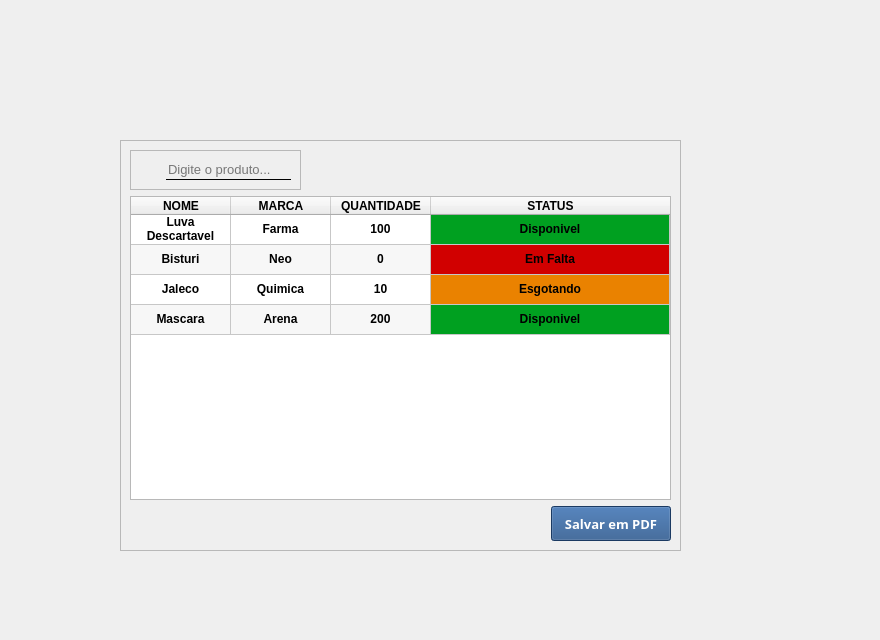
    <widget class="QWidget" name="pag_relatorio">
     <widget class="QFrame" name="frame_tabelaRelatorio">
      <property name="geometry">
       <rect>
        <x>120</x>
        <y>140</y>
        <width>561</width>
        <height>411</height>
       </rect>
      </property>
      <property name="frameShape">
       <enum>QFrame::StyledPanel</enum>
      </property>
      <property name="frameShadow">
       <enum>QFrame::Raised</enum>
      </property>
      <layout class="QVBoxLayout" name="verticalLayout_3">
       <item alignment="Qt::AlignLeft">
        <widget class="QFrame" name="frame_pesquisa">
         <property name="frameShape">
          <enum>QFrame::StyledPanel</enum>
         </property>
         <property name="frameShadow">
          <enum>QFrame::Raised</enum>
         </property>
         <layout class="QHBoxLayout" name="horizontalLayout">
          <item>
           <widget class="QLabel" name="img_pesquisar">
            <property name="minimumSize">
             <size>
              <width>20</width>
              <height>20</height>
             </size>
            </property>
            <property name="maximumSize">
             <size>
              <width>20</width>
              <height>20</height>
             </size>
            </property>
            <property name="text">
             <string/>
            </property>
            <property name="pixmap">
             <pixmap>imagens/searchmagnifierinterfacesymbol1_79893.ico</pixmap>
            </property>
            <property name="scaledContents">
             <bool>true</bool>
            </property>
           </widget>
          </item>
          <item>
           <widget class="QLineEdit" name="inp_procurarProduto">
            <property name="minimumSize">
             <size>
              <width>125</width>
              <height>20</height>
             </size>
            </property>
            <property name="font">
             <font>
              <pointsize>-1</pointsize>
             </font>
            </property>
            <property name="styleSheet">
             <string notr="true">QLineEdit{
	border: none; /* Remove a borda padrão */
    border-bottom: 1px solid #000; /* Adiciona uma borda inferior de 1px sólida */
    background-color: transparent;/* Define o Background como transparente*/
	color: #000000000;
	font-size: 13px; /* Defina o tamanho do texto do placeholder desejado */
	padding-left: 0px;
	font-style: montserrat;
}

</string>
            </property>
            <property name="text">
             <string/>
            </property>
            <property name="alignment">
             <set>Qt::AlignJustify|Qt::AlignVCenter</set>
            </property>
            <property name="dragEnabled">
             <bool>false</bool>
            </property>
            <property name="readOnly">
             <bool>false</bool>
            </property>
            <property name="placeholderText">
             <string notr="true">Digite o produto...</string>
            </property>
           </widget>
          </item>
         </layout>
        </widget>
       </item>
       <item>
        <widget class="QTableWidget" name="tbl_relatorio">
         <property name="alternatingRowColors">
          <bool>true</bool>
         </property>
         <property name="sortingEnabled">
          <bool>true</bool>
         </property>
         <property name="cornerButtonEnabled">
          <bool>true</bool>
         </property>
         <attribute name="horizontalHeaderCascadingSectionResizes">
          <bool>false</bool>
         </attribute>
         <attribute name="horizontalHeaderShowSortIndicator" stdset="0">
          <bool>true</bool>
         </attribute>
         <attribute name="horizontalHeaderStretchLastSection">
          <bool>true</bool>
         </attribute>
         <attribute name="verticalHeaderVisible">
          <bool>false</bool>
         </attribute>
         <attribute name="verticalHeaderCascadingSectionResizes">
          <bool>false</bool>
         </attribute>
         <attribute name="verticalHeaderHighlightSections">
          <bool>true</bool>
         </attribute>
         <attribute name="verticalHeaderShowSortIndicator" stdset="0">
          <bool>false</bool>
         </attribute>
         <attribute name="verticalHeaderStretchLastSection">
          <bool>false</bool>
         </attribute>
         <row>
          <property name="text">
           <string>1</string>
          </property>
          <property name="textAlignment">
           <set>AlignCenter</set>
          </property>
         </row>
         <row>
          <property name="text">
           <string>2</string>
          </property>
          <property name="textAlignment">
           <set>AlignCenter</set>
          </property>
         </row>
         <row>
          <property name="text">
           <string>3</string>
          </property>
          <property name="textAlignment">
           <set>AlignCenter</set>
          </property>
         </row>
         <row>
          <property name="text">
           <string>4</string>
          </property>
          <property name="textAlignment">
           <set>AlignCenter</set>
          </property>
         </row>
         <column>
          <property name="text">
           <string>NOME</string>
          </property>
          <property name="font">
           <font>
            <weight>75</weight>
            <bold>true</bold>
           </font>
          </property>
          <property name="textAlignment">
           <set>AlignCenter</set>
          </property>
         </column>
         <column>
          <property name="text">
           <string>MARCA</string>
          </property>
          <property name="font">
           <font>
            <weight>75</weight>
            <bold>true</bold>
           </font>
          </property>
          <property name="textAlignment">
           <set>AlignCenter</set>
          </property>
         </column>
         <column>
          <property name="text">
           <string>QUANTIDADE</string>
          </property>
          <property name="font">
           <font>
            <weight>75</weight>
            <bold>true</bold>
           </font>
          </property>
          <property name="textAlignment">
           <set>AlignCenter</set>
          </property>
         </column>
         <column>
          <property name="text">
           <string>STATUS</string>
          </property>
          <property name="font">
           <font>
            <weight>75</weight>
            <bold>true</bold>
           </font>
          </property>
          <property name="textAlignment">
           <set>AlignCenter</set>
          </property>
         </column>
         <item row="0" column="0">
          <property name="text">
           <string>Luva Descartavel</string>
          </property>
          <property name="font">
           <font>
            <weight>75</weight>
            <bold>true</bold>
           </font>
          </property>
          <property name="textAlignment">
           <set>AlignCenter</set>
          </property>
          <property name="flags">
           <set>ItemIsEnabled</set>
          </property>
         </item>
         <item row="0" column="1">
          <property name="text">
           <string>Farma</string>
          </property>
          <property name="font">
           <font>
            <weight>75</weight>
            <bold>true</bold>
           </font>
          </property>
          <property name="textAlignment">
           <set>AlignCenter</set>
          </property>
          <property name="flags">
           <set>ItemIsEnabled</set>
          </property>
         </item>
         <item row="0" column="2">
          <property name="text">
           <string>100</string>
          </property>
          <property name="font">
           <font>
            <weight>75</weight>
            <bold>true</bold>
           </font>
          </property>
          <property name="textAlignment">
           <set>AlignCenter</set>
          </property>
          <property name="flags">
           <set>ItemIsEnabled</set>
          </property>
         </item>
         <item row="0" column="3">
          <property name="text">
           <string>Disponivel</string>
          </property>
          <property name="font">
           <font>
            <weight>75</weight>
            <bold>true</bold>
           </font>
          </property>
          <property name="textAlignment">
           <set>AlignCenter</set>
          </property>
          <property name="background">
           <brush brushstyle="SolidPattern">
            <color alpha="255">
             <red>0</red>
             <green>160</green>
             <blue>32</blue>
            </color>
           </brush>
          </property>
          <property name="flags">
           <set>ItemIsEnabled</set>
          </property>
         </item>
         <item row="1" column="0">
          <property name="text">
           <string>Bisturi</string>
          </property>
          <property name="font">
           <font>
            <weight>75</weight>
            <bold>true</bold>
           </font>
          </property>
          <property name="textAlignment">
           <set>AlignCenter</set>
          </property>
          <property name="flags">
           <set>ItemIsEnabled</set>
          </property>
         </item>
         <item row="1" column="1">
          <property name="text">
           <string>Neo</string>
          </property>
          <property name="font">
           <font>
            <weight>75</weight>
            <bold>true</bold>
           </font>
          </property>
          <property name="textAlignment">
           <set>AlignCenter</set>
          </property>
          <property name="flags">
           <set>ItemIsEnabled</set>
          </property>
         </item>
         <item row="1" column="2">
          <property name="text">
           <string>0</string>
          </property>
          <property name="font">
           <font>
            <weight>75</weight>
            <bold>true</bold>
           </font>
          </property>
          <property name="textAlignment">
           <set>AlignCenter</set>
          </property>
          <property name="flags">
           <set>ItemIsEnabled</set>
          </property>
         </item>
         <item row="1" column="3">
          <property name="text">
           <string>Em Falta</string>
          </property>
          <property name="font">
           <font>
            <weight>75</weight>
            <bold>true</bold>
           </font>
          </property>
          <property name="textAlignment">
           <set>AlignCenter</set>
          </property>
          <property name="background">
           <brush brushstyle="SolidPattern">
            <color alpha="255">
             <red>209</red>
             <green>0</green>
             <blue>0</blue>
            </color>
           </brush>
          </property>
          <property name="flags">
           <set>ItemIsEnabled</set>
          </property>
         </item>
         <item row="2" column="0">
          <property name="text">
           <string>Jaleco</string>
          </property>
          <property name="font">
           <font>
            <weight>75</weight>
            <bold>true</bold>
           </font>
          </property>
          <property name="textAlignment">
           <set>AlignCenter</set>
          </property>
          <property name="flags">
           <set>ItemIsEnabled</set>
          </property>
         </item>
         <item row="2" column="1">
          <property name="text">
           <string>Quimica</string>
          </property>
          <property name="font">
           <font>
            <weight>75</weight>
            <bold>true</bold>
           </font>
          </property>
          <property name="textAlignment">
           <set>AlignCenter</set>
          </property>
          <property name="flags">
           <set>ItemIsEnabled</set>
          </property>
         </item>
         <item row="2" column="2">
          <property name="text">
           <string>10</string>
          </property>
          <property name="font">
           <font>
            <weight>75</weight>
            <bold>true</bold>
           </font>
          </property>
          <property name="textAlignment">
           <set>AlignCenter</set>
          </property>
          <property name="flags">
           <set>ItemIsEnabled</set>
          </property>
         </item>
         <item row="2" column="3">
          <property name="text">
           <string>Esgotando</string>
          </property>
          <property name="font">
           <font>
            <weight>75</weight>
            <bold>true</bold>
           </font>
          </property>
          <property name="textAlignment">
           <set>AlignCenter</set>
          </property>
          <property name="background">
           <brush brushstyle="SolidPattern">
            <color alpha="255">
             <red>234</red>
             <green>130</green>
             <blue>0</blue>
            </color>
           </brush>
          </property>
          <property name="flags">
           <set>ItemIsEnabled</set>
          </property>
         </item>
         <item row="3" column="0">
          <property name="text">
           <string>Mascara</string>
          </property>
          <property name="font">
           <font>
            <weight>75</weight>
            <bold>true</bold>
           </font>
          </property>
          <property name="textAlignment">
           <set>AlignCenter</set>
          </property>
          <property name="flags">
           <set>ItemIsEnabled</set>
          </property>
         </item>
         <item row="3" column="1">
          <property name="text">
           <string>Arena</string>
          </property>
          <property name="font">
           <font>
            <weight>75</weight>
            <bold>true</bold>
           </font>
          </property>
          <property name="textAlignment">
           <set>AlignCenter</set>
          </property>
          <property name="flags">
           <set>ItemIsEnabled</set>
          </property>
         </item>
         <item row="3" column="2">
          <property name="text">
           <string>200</string>
          </property>
          <property name="font">
           <font>
            <weight>75</weight>
            <bold>true</bold>
           </font>
          </property>
          <property name="textAlignment">
           <set>AlignCenter</set>
          </property>
          <property name="flags">
           <set>ItemIsEnabled</set>
          </property>
         </item>
         <item row="3" column="3">
          <property name="text">
           <string>Disponivel</string>
          </property>
          <property name="font">
           <font>
            <weight>75</weight>
            <bold>true</bold>
           </font>
          </property>
          <property name="textAlignment">
           <set>AlignCenter</set>
          </property>
          <property name="background">
           <brush brushstyle="SolidPattern">
            <color alpha="255">
             <red>0</red>
             <green>160</green>
             <blue>32</blue>
            </color>
           </brush>
          </property>
          <property name="flags">
           <set>ItemIsEnabled</set>
          </property>
         </item>
        </widget>
       </item>
       <item alignment="Qt::AlignRight">
        <widget class="QPushButton" name="btn_salvar_em_pdf">
         <property name="minimumSize">
          <size>
           <width>120</width>
           <height>35</height>
          </size>
         </property>
         <property name="maximumSize">
          <size>
           <width>120</width>
           <height>120</height>
          </size>
         </property>
         <property name="font">
          <font>
           <family>Microsoft JhengHei</family>
           <pointsize>10</pointsize>
           <weight>75</weight>
           <bold>true</bold>
          </font>
         </property>
         <property name="cursor">
          <cursorShape>PointingHandCursor</cursorShape>
         </property>
         <property name="styleSheet">
          <string notr="true">background-color: rgb(38, 81, 137);
color: rgb(255, 255, 255);</string>
         </property>
         <property name="text">
          <string>Salvar em PDF</string>
         </property>
         <property name="icon">
          <iconset>
           <normaloff>imagens/save-file-option_icon-icons.com_73423.ico</normaloff>imagens/save-file-option_icon-icons.com_73423.ico</iconset>
         </property>
        </widget>
       </item>
      </layout>
     </widget>
     <widget class="QLabel" name="img_formaRelatorio_2">
      <property name="geometry">
       <rect>
        <x>-150</x>
        <y>370</y>
        <width>271</width>
        <height>261</height>
       </rect>
      </property>
      <property name="text">
       <string/>
      </property>
      <property name="pixmap">
       <pixmap>imagens/Group 48img_formaRelatorio.png</pixmap>
      </property>
      <property name="scaledContents">
       <bool>true</bool>
      </property>
     </widget>
     <widget class="QLabel" name="img_formaRelatorio_3">
      <property name="geometry">
       <rect>
        <x>540</x>
        <y>-100</y>
        <width>331</width>
        <height>251</height>
       </rect>
      </property>
      <property name="text">
       <string/>
      </property>
      <property name="pixmap">
       <pixmap>imagens/Group 43img_formaRelatorio.png</pixmap>
      </property>
      <property name="scaledContents">
       <bool>true</bool>
      </property>
     </widget>
     <widget class="QLabel" name="lbl_barraLateral_2">
      <property name="geometry">
       <rect>
        <x>740</x>
        <y>50</y>
        <width>41</width>
        <height>551</height>
       </rect>
      </property>
      <property name="text">
       <string/>
      </property>
      <property name="pixmap">
       <pixmap resource="QRC_login.qrc">:/imagens/imagens/barra do perfil.png</pixmap>
      </property>
      <property name="scaledContents">
       <bool>true</bool>
      </property>
     </widget>
    </widget>
